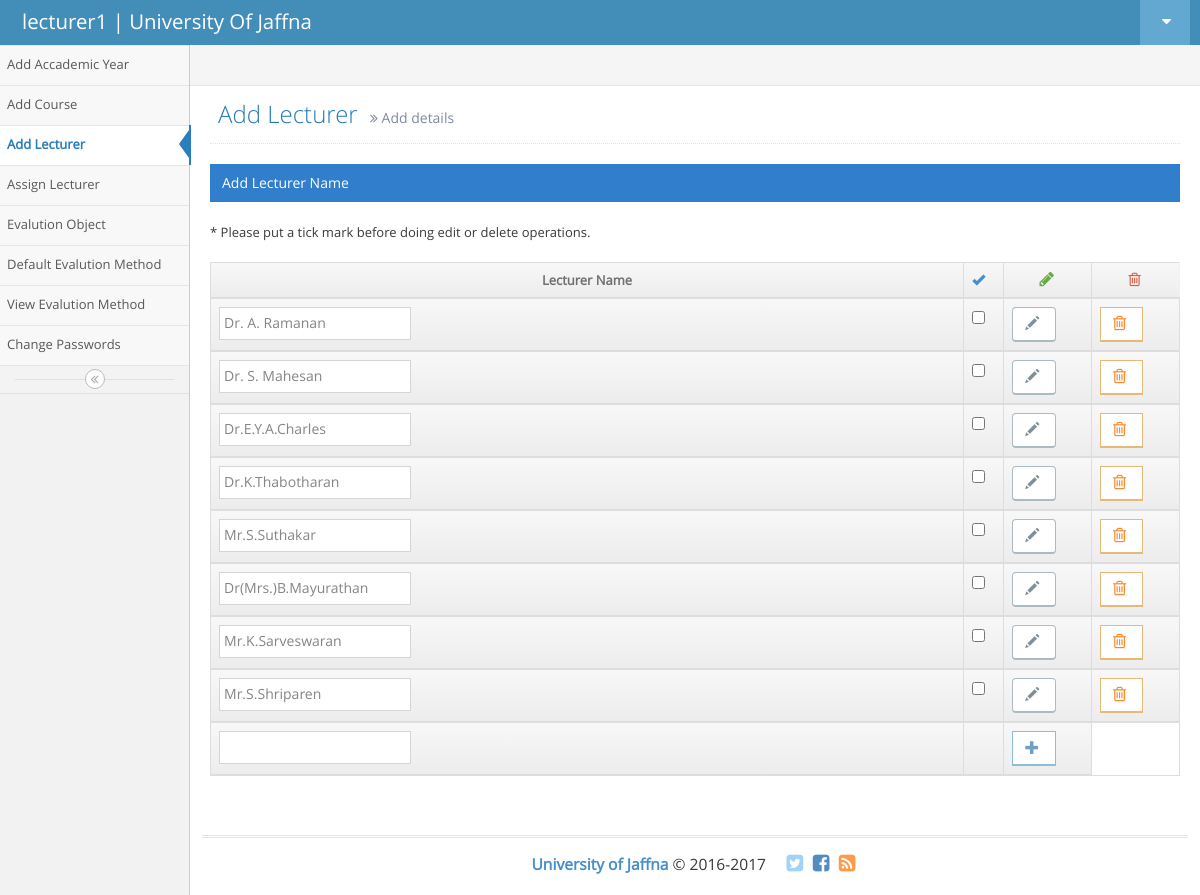
The app's page /dept_hd_add_lecturer.php (signed in) with its own data.
### tables this page shows
CREATE TABLE `lecturers` (
  `id` int(11) NOT NULL,
  `lec_name` varchar(50) NOT NULL,
  `dept_id` int(5) NOT NULL,
  `fact_id` int(5) NOT NULL
);

### dept_hd_add_lecturer.php (the view, shortened to what this page needs)
<!DOCTYPE html>
<html lang="en">
	<head>
		<link rel="stylesheet" href="assets/css/bootstrap.min.css" />
		<link rel="stylesheet" href="assets/font-awesome/4.5.0/css/font-awesome.min.css" />
		<link rel="stylesheet" href="assets/css/ace.min.css" class="ace-main-stylesheet" id="main-ace-style" />
		<link rel="stylesheet" href="assets/css/ace-skins.min.css" />
		<link rel="stylesheet" href="assets/css/ace-rtl.min.css" />
	</head>
	<body class="no-skin">
		<div id="navbar" class="navbar navbar-default          ace-save-state">
			<div class="navbar-container ace-save-state" id="navbar-container">
				<div class="navbar-header pull-left">
					<a href="admin_index.php" class="navbar-brand">
						<small>
							<?php echo $_SESSION['sess_username'];?>
 | University Of Jaffna
						</small>
					</a>
				</div>
				<div class="navbar-buttons navbar-header pull-right" role="navigation">
					<ul class="nav ace-nav">
						<li class="light-blue dropdown-modal">
							<a data-toggle="dropdown" href="#" class="dropdown-toggle">
								<i class="ace-icon fa fa-caret-down"></i>
							</a>
						</li>
					</ul>
				</div>
			</div>
		</div>
		<div class="main-container ace-save-state" id="main-container">
			<div id="sidebar" class="sidebar                  responsive                    ace-save-state">
				<ul class="nav nav-list">
					<li class="">
						<a href="dept_hd_academic_year.php">
							<span class="menu-text">Add Accademic Year</span>
						</a>
					</li>
					<li class="">
						<a href="dept_hd_index.php">
							<span class="menu-text">Add Course</span>
						</a>
					</li>
					<li class="active">
						<a href="dept_hd_add_lecturer.php">
							<span class="menu-text">Add Lecturer</span>
						</a>
					</li>
					<li class="">
						<a href="dept_hd_assign_lecturer.php">
							<span class="menu-text">Assign Lecturer</span>
						</a>
					</li>
					<li class="">
						<a href="dept_hd_evalution.php">
							<span class="menu-text">Evalution Object</span><br>
						</a>
					</li>
					<li class="">
						<a href="dept_hd_custom1.php">
							<span class="menu-text">Default Evalution Method</span><br>
						</a>
					</li>
					<li class="">
						<a href="dept_hd_view_method.php">
							<span class="menu-text">View Evalution Method</span><br>
						</a>
					</li>
					<li class="">
						<a href="dept_hd_change_password.php">
							<span class="menu-text">Change Passwords</span>
						</a>
					</li>
				</ul>
				<div class="sidebar-toggle sidebar-collapse" id="sidebar-collapse">
					<i id="sidebar-toggle-icon" class="ace-icon fa fa-angle-double-left ace-save-state" data-icon1="ace-icon fa fa-angle-double-left" data-icon2="ace-icon fa fa-angle-double-right"></i>
				</div>
			</div>
			<div class="main-content">
				<div class="main-content-inner">
					<div class="breadcrumbs ace-save-state" id="breadcrumbs">
					</div>
					<div class="page-content">
<div class="page-header">
							<h1>
								Add Lecturer
								<small>
									<i class="ace-icon fa fa-angle-double-right"></i>
									Add details
								</small>
							</h1>
						</div>
						<div class="row">
							<div class="col-xs-12">
								<div class="row">
									<div class="col-xs-12">
										<div class="clearfix">
										</div>
										<div class="table-header">
											Add Lecturer Name
										</div>
											<br>
											* Please put a tick mark before doing edit or delete operations.
										<div align="center"  >
<html>
<body>
<center>
<br>
<?php
$query ="SELECT * FROM lecturers where lecturers.dept_id=(SELECT dep_id FROM signup where signup.username='".$_SESSION['sess_username']."')";
$result=mysql_query($query);
$i =0;
?>
<form  action="<?php echo $_SERVER['PHP_SELF']; ?>" method="POST" >
<table id="simple-table" class="table  table-bordered table-hover">
											<thead>
  <tr>
   <th width="600"> <div align="center">Lecturer Name</div></th>
    <span class="green">
	<th  width="20"> <div ><a class="blue" href="#"><i class="ace-icon glyphicon glyphicon-ok"></i></a> </div></th>
    <th width="70"> <div align="center"><a class="green" href="#"><i class="ace-icon fa fa-pencil bigger-130"></i></a> </div></th></span>
    <th width="70"> <div align="center"><a class="red" href="#"><i class="ace-icon fa fa-trash-o bigger-120"></i></a> </div></th>
  </tr>
<?php
while($query_row =mysql_fetch_array($result))
   {
	   echo "<td>";
	   echo '<input type="text" value ="'.$query_row['lec_name'].'" name ="na'.$i.'"/>';
	   echo "</td>";
			echo "<td>";
	    echo '<input type="checkbox" name="check-all'.$i.'" />';
	    echo "</td>";
echo "<td>";
		 echo '<button class="btn btn-white btn-default btn-round" name ="updatebtn'.$i.'" >
												<i class="ace-icon glyphicon glyphicon-pencil"></i>
											</button>';
	    echo "</td>";
	    echo "<td>";
		 echo '<button class="btn btn-white btn-warning btn-bold" name ="deletebtn'.$i.'" >
												<i class="ace-icon fa fa-trash-o bigger-120 orange"></i>
											</button>';
	    echo "</td>";
		$i++;
   }
   echo "<tr>";
echo "<td>";
    echo '<input type ="text" name = "txtln"/>';
    echo "</td>";
	echo "<td>";
    echo "</td>";
    echo "<td>";
	echo'<button class="btn btn-white btn-info btn-bold" type ="submit" name ="addbtn">
												<i class="ace-icon glyphicon glyphicon-plus"></i>
											</button>';
    echo "</td>";
   echo "</tr>";
?>
</thead>
</table>
</form>
</center>
</body>
			</html>
										</div>
									</div>
								</div>
							</div>
						</div>
					</div>
				</div>
			</div>
			<div class="footer">
				<div class="footer-inner">
					<div class="footer-content">
						<span class="bigger-120">
							<span class="blue bolder">University of Jaffna</span> &copy; 2016-2017
						</span>
						<span class="action-buttons">
							<a href="#">
								<i class="ace-icon fa fa-twitter-square light-blue bigger-150"></i>
							</a>
							<a href="#">
								<i class="ace-icon fa fa-facebook-square text-primary bigger-150"></i>
							</a>
							<a href="#">
								<i class="ace-icon fa fa-rss-square orange bigger-150"></i>
							</a>
						</span>
					</div>
				</div>
			</div>
		</div>
	</body>
</html>

### records on screen
lecturers: lec_name "Dr. A. Ramanan"
lecturers: lec_name "Dr. S. Mahesan"
lecturers: lec_name "Dr.E.Y.A.Charles"
lecturers: lec_name "Dr.K.Thabotharan"
lecturers: lec_name "Mr.S.Suthakar"
lecturers: lec_name "Dr(Mrs.)B.Mayurathan"
lecturers: lec_name "Mr.K.Sarveswaran"
lecturers: lec_name "Mr.S.Shriparen"

### other values on screen
$_SESSION['sess_username'] "lecturer1"
